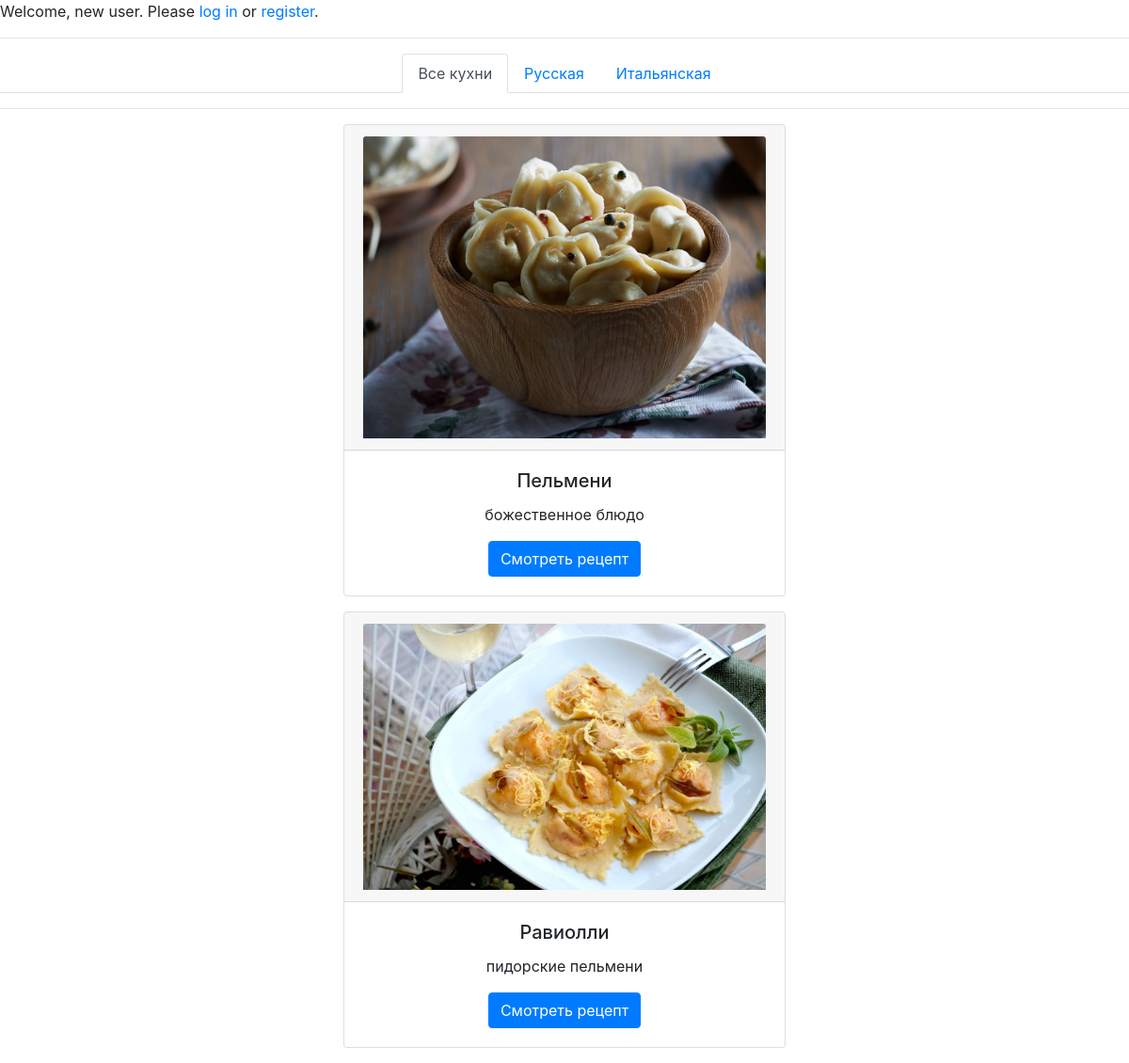
Page /recipes/ on the earlier database version.
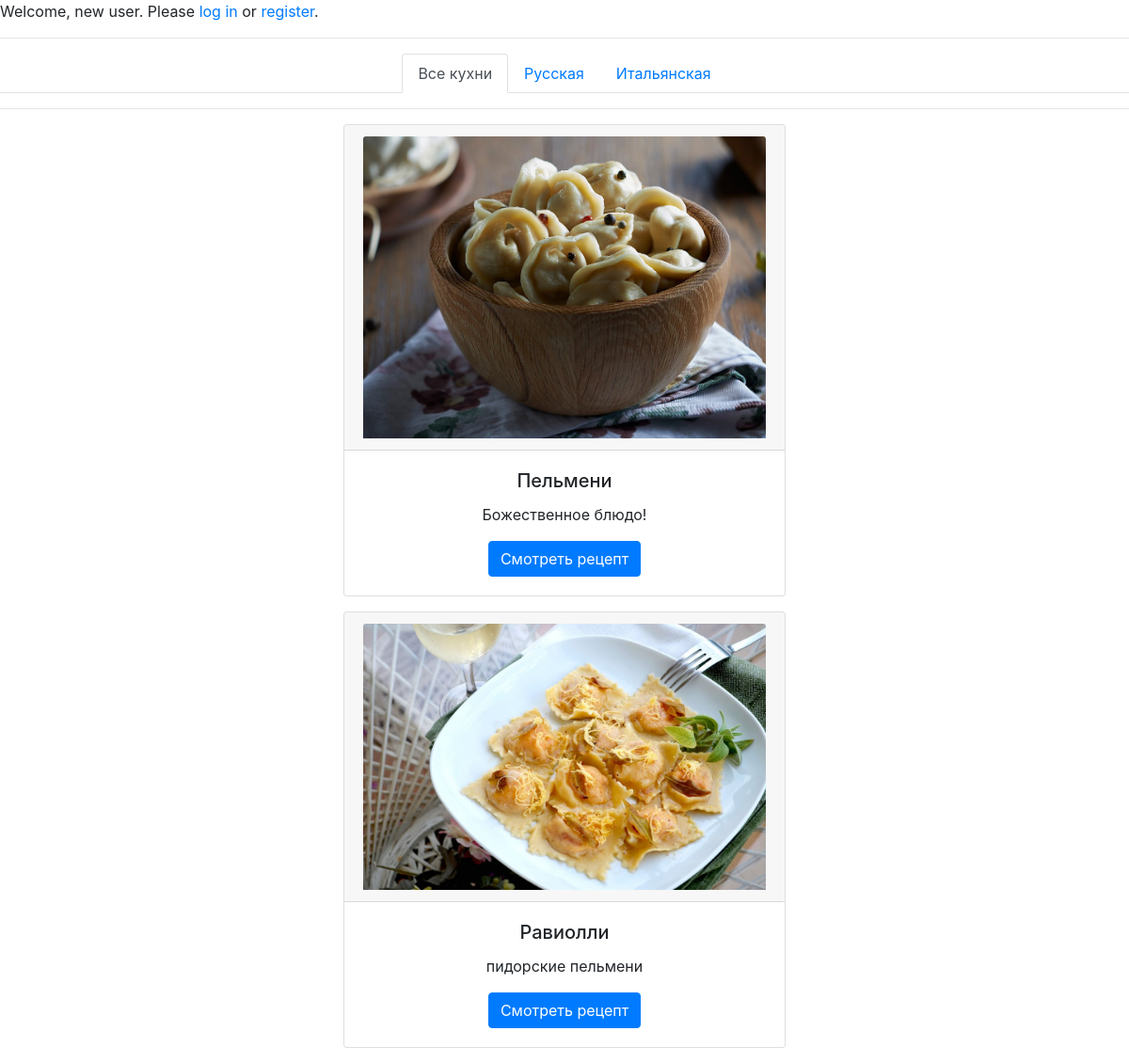
Same page on the later database version.
### mainapp/models.py (models this page shows, shortened)
class Cuisine(models.Model):
    class Meta:
        verbose_name = 'Кухня'
        verbose_name_plural = 'Кухни'
    name = models.CharField(verbose_name='название', max_length=64, unique=True)
    description = models.TextField(verbose_name='описание', blank=True)

class Recipe(models.Model):
    class Meta:
        verbose_name = 'Рецепт'
        verbose_name_plural = 'Рецепты'
    cuisine = models.ForeignKey(Cuisine, on_delete=models.CASCADE)
    name = models.CharField(verbose_name='название рецепта', max_length=255)
    description = models.TextField(verbose_name='описание', blank=True)
    cooking = models.TextField(verbose_name='способ приготовления', blank=False)
    image = models.ImageField(upload_to='recipe_photos', blank=True)

### mainapp/views.py (the view)
# urls.py: path('', mainapp.RecipeList.as_view(), name='index'),
class RecipeList(ListView):
    model = Recipe
    context_object_name = 'recipes'
    template_name = 'mainapp/recipes.html'
    def get_context_data(self, **kwargs):
        context = super().get_context_data(**kwargs)
        context['cuisine_list'] = Cuisine.objects.all()
        return context

### mainapp/templates/mainapp/recipes.html (shortened to what this page needs)
{% extends 'mainapp/base.html' %}
{% block content %}
<div class="container">
    {% for recipe in recipes %}
        <div class="card text-center">
            <div class="card-header">
                <img src="/media/{{ recipe.image }}" class="card-img-top" alt="...">
            </div>
            <div class="card-body">
                <h5 class="card-title">{{ recipe.name }}</h5>
                <p class="card-text">{{ recipe.description }}</p>
                <a href="{% url 'recipes:recipe' recipe.pk %}" class="btn btn-primary">Смотреть рецепт</a>
            </div>
        </div>
    {% endfor %}
</div>
{% endblock %}

### mainapp/templates/mainapp/base.html (shortened to what this page needs)
<!DOCTYPE html>
<html lang="en">
{% load static %}
<head>
    <link rel="stylesheet" type="text/css" href="https://stackpath.bootstrapcdn.com/bootstrap/4.4.1/css/bootstrap.min.css">
    <link rel="stylesheet" type="text/css" href="{% static '/css/styles.css' %}">
</head>
<body>
{% include 'mainapp/includes/inc_user_menu.html' %}
{% include 'mainapp/includes/inc_cuisine_menu.html' %}
{% block content %}
{% endblock %}
</body>
</html>

### mainapp/templates/mainapp/includes/inc_user_menu.html
{% if user.is_authenticated %}
<p>Welcome, <a href="{% url 'auth:BorshchUser' user.pk %}">{{ user.username }}</a> . Thanks for logging in. <a href="{% url 'auth:logout'%}">logout</a> .</p>
{% else %}
<p>Welcome, new user. Please <a href="{% url 'auth:login' %}">log in</a> or <a href="{% url 'auth:register' %}">register</a>.</p>
{% endif %}

### mainapp/templates/mainapp/includes/inc_cuisine_menu.html (shortened to what this page needs)
<hr>
<ul class="nav nav-tabs justify-content-center">
  <li class="nav-item">
    <a href="{% url 'recipes:index' %}"
       class="nav-link {% if request.resolver_match.kwargs.cuisine == None %}
                  active
                {% endif %}">
      Все кухни
    </a>
  </li>
  {% for cuisine in cuisine_list %}
    <li class="nav-item">
      <a href="{% url 'recipes:cuisine' cuisine.name %}"
         class="nav-link ">
        {{ cuisine.name }}
      </a>
    </li>
  {% endfor %}
</ul>
<hr>

### static/css/styles.css (style rules this page uses)
.container { background-color: white; width: 500px; margin: 0 auto; }

Differences in the rows shown:
changed Recipe "Пельмени": description "божественное блюдо" → "Божественное блюдо!"
